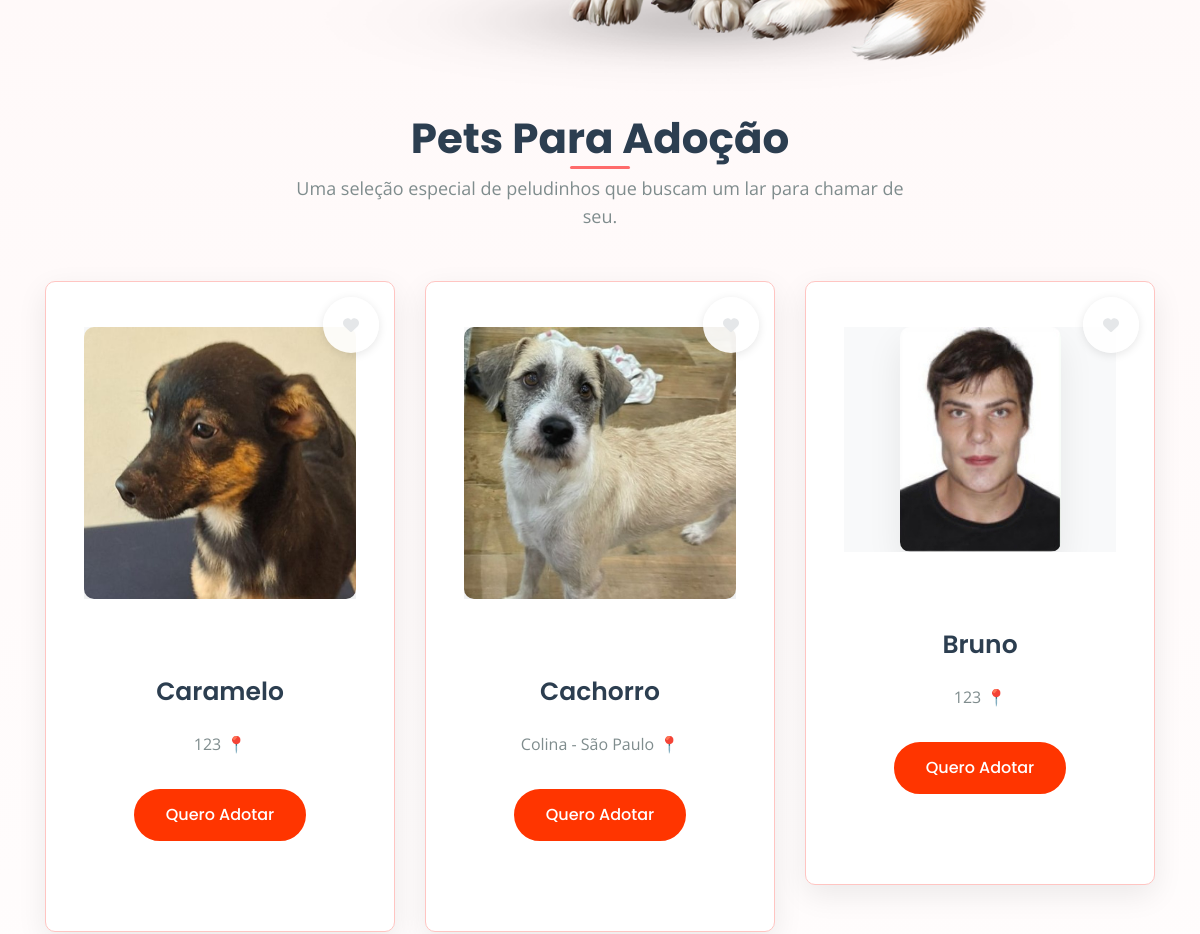
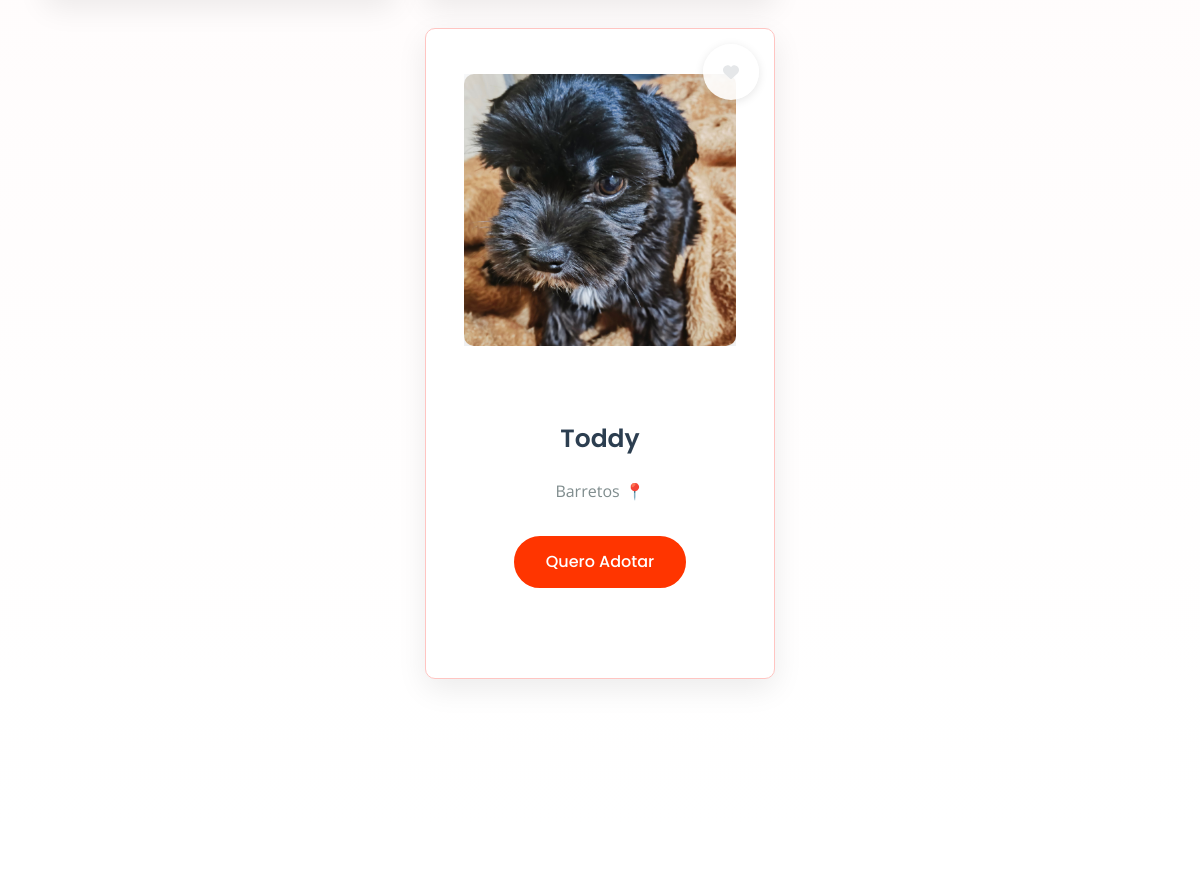
Before: / (middle part) with the older database file (2 pictures, top to bottom).
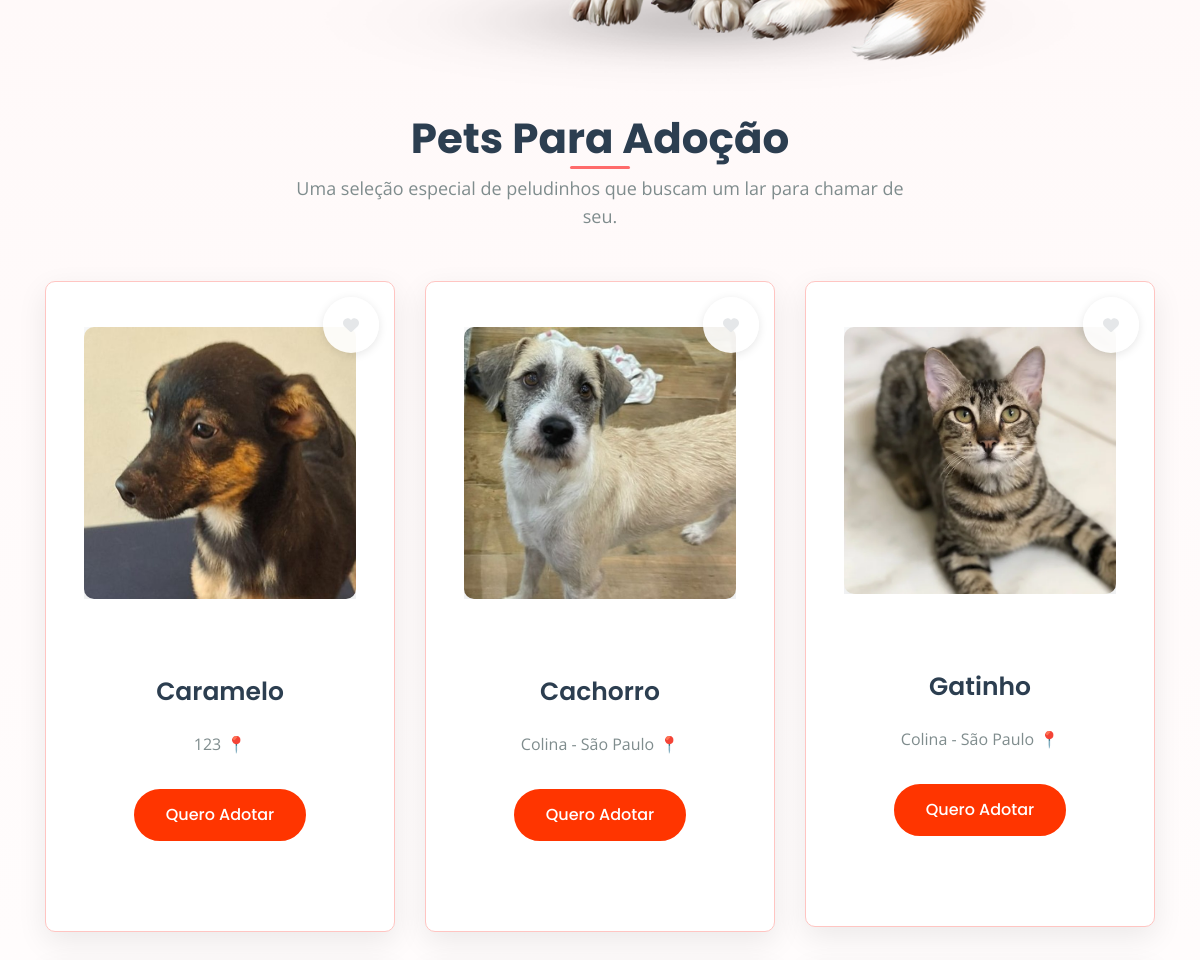
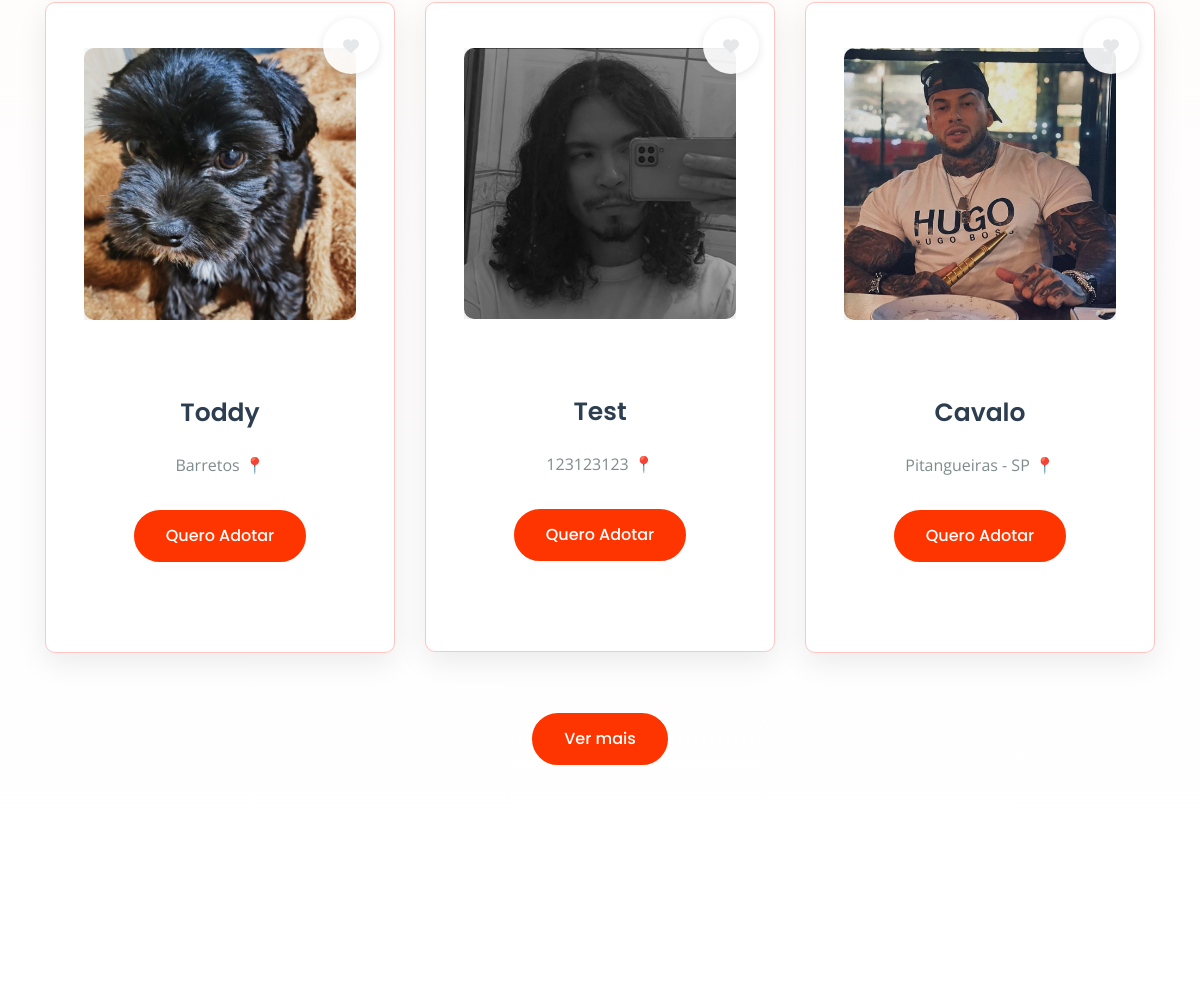
After: the same page with the newer database file (2 pictures, top to bottom).
### tables this page shows
CREATE TABLE IF NOT EXISTS `animals` (
  `id` int NOT NULL AUTO_INCREMENT,
  `name` varchar(50) NOT NULL,
  `species` varchar(50) NOT NULL,
  `breed` varchar(50) NOT NULL,
  `age` int NOT NULL,
  `sex` varchar(10) NOT NULL,
  `description` text NOT NULL,
  `image` varchar(255) NOT NULL,
  `location` varchar(100) NOT NULL,
  `contact_info` varchar(100) NOT NULL,
  `user_id` int NOT NULL,
  PRIMARY KEY (`id`)
);

### index.php (the view, shortened to what this page needs)
<?php
$servername = "localhost";
$username = "root";
$password = "";
$dbname = "pets_adocao";
$conn = new mysqli($servername, $username, $password, $dbname);
$sql = "SELECT * FROM animals";
$result = $conn->query($sql);
?>
<!doctype html>
<html class="no-js" lang="zxx">
<head>
    <link rel="stylesheet" href="css/bootstrap.min.css">
    <link rel="stylesheet" href="css/owl.carousel.min.css">
    <link rel="stylesheet" href="css/magnific-popup.css">
    <link rel="stylesheet" href="css/font-awesome.min.css">
    <link rel="stylesheet" href="css/themify-icons.css">
    <link rel="stylesheet" href="css/nice-select.css">
    <link rel="stylesheet" href="css/flaticon.css">
    <link rel="stylesheet" href="css/gijgo.css">
    <link rel="stylesheet" href="css/animate.css">
    <link rel="stylesheet" href="css/slicknav.css">
    <link rel="stylesheet" href="css/style.css">
    <link rel="stylesheet" href="https://cdnjs.cloudflare.com/ajax/libs/font-awesome/5.15.4/css/all.min.css">
</head>
<body>
    <div class="slider_area">
        <div class="single_slider slider_bg_1 d-flex align-items-center">
            <div class="dog_thumb d-none d-lg-block">
                <img src="img/banner/dog.png" alt="">
            </div>
        </div>
    </div>
    <div class="service_area">
        <div class="container">
            <div class="row justify-content-center">
                <div class="col-lg-7 col-md-10">
                    <div class="section_title text-center mb-95">
                        <h3>Pets Para Adoção</h3>
                        <p>Uma seleção especial de peludinhos que buscam um lar para chamar de seu.</p>
                    </div>
                </div>
            </div>
            <div class="row justify-content-center">
                <?php
                $contador = 0;
                $favoritos = [];
                if ($result->num_rows > 0) {
                    while ($row = $result->fetch_assoc()) {
                        if ($contador < 6) {
                            echo '<div class="col-lg-4 col-md-6">';
                            echo '<div class="single_service">';
                            echo '<div class="favorite-button">';
                            echo '<button class="heart-btn' . (in_array($row["id"], $favoritos) ? ' active' : '') . '" data-pet-id="' . $row["id"] . '">';
                            echo '<i class="fas fa-heart" style="color:' . (in_array($row["id"], $favoritos) ? 'red' : '#e5e7e9') . ';"></i>';
                            echo '</button>';
                            echo '</div>';
                            echo '<div class="service_thumb service_icon_bg_1 d-flex align-items-center justify-content-center">';
                            echo '<div class="service_icon">';
                            echo '<img src="' . $row["image"] . '" alt="">';
                            echo '</div>';
                            echo '</div>';
                            echo '<div class="service_content text-center">';
                            echo '<h3 class="nome-animal">' . $row["name"] . '</h3>';
                            echo '<p class="cidade">' . $row["location"] . '<span>📍</span></p>';
                            echo '<a href="adopt.php?id=' . $row["id"] . '" class="boxed-btn5">Quero Adotar </a>';
                            echo '</div>';
                            echo '</div>';
                            echo '</div>';
                            $contador++;
                        }
                    }
                } else {
                    echo "Nenhum animal encontrado.";
                }
                ?>
            </div>
            <?php
            if ($result->num_rows > 6) {
                echo '<div class="section_title text-center mb-95">';
                echo '<a href="todos_animais.php" class="boxed-btn5">Ver mais</a>';
                echo '</div>';
            }
            ?>
        </div>
    </div>
    <div class="pet_care_area">
    </div>
</body>
</html>

### index.php (style rules this page uses)
.favorite-button { position: absolute; top: 10px; right: 10px; z-index: 10; }
.heart-btn { background: none; border: none; cursor: pointer; padding: 10px; transition: all 0.3s ease; }
.single_service { position: relative; }
.service_area { padding: 120px 0; background: linear-gradient(to bottom, #fff9f9, #ffffff); }
.section_title h3 { font-size: 42px; font-weight: 700; color: #2c3e50; margin-bottom: 15px; text-transform: none; position: relative; display: inline-block; }
.section_title h3:after { content: ''; position: absolute; bottom: -10px; left: 50%; transform: translateX(-50%); width: 60px; height: 3px; background: #ff6b6b; border-radius: 2px; }
.section_title p { color: #7f8c8d; font-size: 18px; line-height: 1.6; margin-bottom: 40px; }
.single_service { background: white; border-radius: 20px; overflow: hidden; box-shadow: 0 10px 30px rgba(0, 0, 0, 0.08); transition: all 0.3s ease; margin-bottom: 30px; }
.service_thumb { position: relative; height: 280px; overflow: hidden; background: #f8f9fa; }
.service_thumb img { width: 100%; height: 100%; object-fit: cover; transition: transform 0.5s ease; }
.service_content { padding: 25px 20px; text-align: center; }
.service_content h3 { font-size: 24px; color: #2c3e50; margin-bottom: 10px; font-weight: 600; }
.service_content .cidade { color: #7f8c8d; font-size: 16px; margin-bottom: 20px; display: flex; align-items: center; justify-content: center; gap: 5px; }
.boxed-btn5 { background: #ff3500; color: #fff; display: inline-block; padding: 12px 30px; border-radius: 30px; font-size: 16px; font-weight: 500; transition: all 0.3s ease; border: 2px solid #ff3500; }
.favorite-button { position: absolute; top: 15px; right: 15px; z-index: 10; background: rgba(255, 255, 255, 0.9); border-radius: 50%; padding: 8px; box-shadow: 0 2px 10px rgba(0, 0, 0, 0.1); }
.heart-btn { width: 40px; height: 40px; display: flex; align-items: center; justify-content: center; transition: all 0.3s ease; }

Changed rows visible on the page:
removed animals: image (picture), name "Bruno", location "123"
added animals: image (picture), name "Gatinho", location "Colina - São Paulo"
added animals: image (picture), name "Test", location "123123123"
added animals: image (picture), name "Cavalo", location "Pitangueiras - SP"
Other visible differences:
text now shown: "Ver mais"
